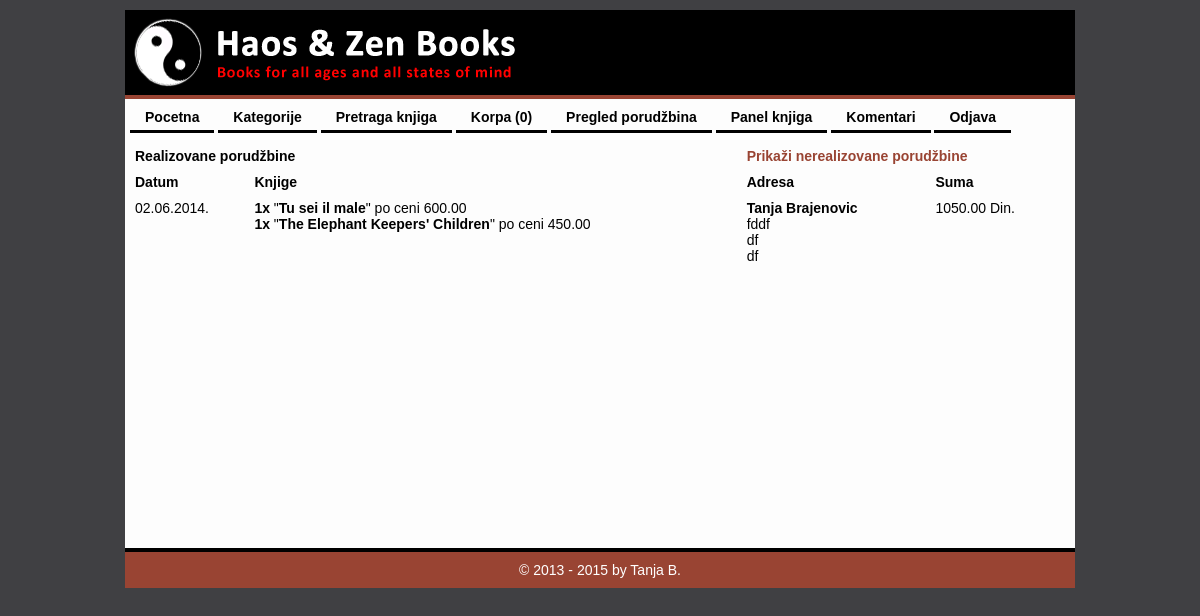
Page /HaosZenBooks/index.php?modul=porudzbine&realizovane (signed in) on the committed database.
### tables this page shows
CREATE TABLE `porudzbine` (
  `ID` int(8) unsigned NOT NULL AUTO_INCREMENT,
  `Korisnik_ID` int(8) NOT NULL,
  `DatumVreme` timestamp NOT NULL DEFAULT CURRENT_TIMESTAMP,
  `Porudzbina` text NOT NULL,
  `Suma` decimal(10,2) unsigned NOT NULL,
  `Ime_i_prezime` varchar(100) NOT NULL,
  `Adresa` varchar(255) NOT NULL,
  `Grad` varchar(40) NOT NULL,
  `Telefon` varchar(20) NOT NULL,
  `Realizovana` tinyint(1) unsigned NOT NULL DEFAULT '0',
  PRIMARY KEY (`ID`),
  KEY `fk_1` (`Korisnik_ID`),
  CONSTRAINT `fk_1` FOREIGN KEY (`Korisnik_ID`) REFERENCES `korisnik` (`ID`) ON UPDATE CASCADE
);

### HaosZenBooks/index.php (called while the page is built, shortened)
<?php
    include_once 'back/MySQL.php';
    include_once "back/Modul.php";
    $default_modul  = 'main';
    $default_opcija = 'index';
    $modul = $default_modul;
    $opcija = $default_opcija;
    if ( isset($_GET['modul']) )  $modul  = Funkcije::procistiIme($_GET['modul']);
    $modul::$opcija();

### HaosZenBooks/back/MySQL.php (called while the page is built, shortened)
<?php
    abstract class MySQL {
        public static function upitUNiz($mysql_upit) {
            $rezultat = @mysql_query($mysql_upit);
            $niz = array();
            while ( $red = mysql_fetch_assoc($rezultat) ) {
                $niz[] = $red;
            }
            return $niz;
        }
    }

### HaosZenBooks/front/templejti/porudzbine.index.php (the view, shortened to what this page needs)
<table class="table" style="width:100%;">
    <tr>
        <th colspan="2"><?php echo ($Realizovane)?'Realizovane':'Nerealizovane'; ?> porudžbine</th>
        <td colspan="2">
            <?php if ( $Realizovane ): ?>
                <a href="index.php?modul=porudzbine">Prikaži nerealizovane porudžbine</a>
            <?php else: ?>
                <a href="index.php?modul=porudzbine&realizovane">Prikaži realizovane porudžbine</a>
            <?php endif; ?>
        </td>
    </tr>
    <tr>
        <th>Datum</th>
        <th>Knjige</th>
        <th>Adresa</th>
        <th>Suma</th>
    </tr>
    <?php foreach ( $porudzbine as $porudzbina ): ?>
        <?php $items = json_decode($porudzbina['Porudzbina'], true); ?>
        <tr>
            <td valign="top"><?php echo date("d.m.Y.", strtotime($porudzbina['DatumVreme'])); ?></td>
            <td valign="top">
                <?php
                    foreach ( $items as $item ) {
                        echo '<b>' . $item['Broj'] . 'x</b> "<b>' . $item['Knjiga']['Knjiga']['OriginalniNaslov'] . '</b>" po ceni ' . $item['Knjiga']['Knjiga']['Cena'] . '<br>';
                    }
                ?>
            </td>
            <td valign="top">
                <b><?php echo $porudzbina['Ime_i_prezime']; ?></b><br>
                <?php echo $porudzbina['Adresa']; ?><br>
                <?php echo $porudzbina['Grad']; ?><br>
                <?php echo $porudzbina['Telefon']; ?>
            </td>
            <td valign="top"><?php echo $porudzbina['Suma']; ?> Din.</td>
        </tr>
    <?php endforeach; ?>
</table>

### rows in the picture
porudzbine: DatumVreme "02.06.2014.", Broj "1", OriginalniNaslov "Tu sei il male", Cena "600.00", OriginalniNaslov "The Elephant Keepers' Children", Cena "450.00", Ime_i_prezime "Tanja Brajenovic", Adresa "fddf", Grad "df", Telefon "df", Suma "1050.00"

### other values in the picture
$stavka[1] "Pocetna"
$stavka[1] "Kategorije"
$stavka[1] "Pretraga knjiga"
$stavka[1] "Korpa (0)"
$stavka[1] "Pregled porudžbina"
$stavka[1] "Panel knjiga"
$stavka[1] "Komentari"
$stavka[1] "Odjava"
$napravljeno "2013"
